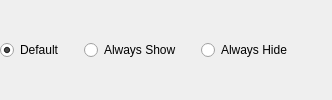
                      <widget class="QWidget" name="dndRdo" native="true">
                       <layout class="QHBoxLayout" name="horizontalLayout_32">
                        <property name="spacing">
                         <number>20</number>
                        </property>
                        <property name="leftMargin">
                         <number>0</number>
                        </property>
                        <property name="topMargin">
                         <number>0</number>
                        </property>
                        <property name="rightMargin">
                         <number>0</number>
                        </property>
                        <property name="bottomMargin">
                         <number>0</number>
                        </property>
                        <item>
                         <widget class="QRadioButton" name="dndDefaultRdo">
                          <property name="text">
                           <string>Default</string>
                          </property>
                          <property name="checked">
                           <bool>true</bool>
                          </property>
                         </widget>
                        </item>
                        <item>
                         <widget class="QRadioButton" name="dndShowRdo">
                          <property name="text">
                           <string>Always Show</string>
                          </property>
                         </widget>
                        </item>
                        <item>
                         <widget class="QRadioButton" name="dndHideRdo">
                          <property name="text">
                           <string>Always Hide</string>
                          </property>
                         </widget>
                        </item>
                        <item>
                         <spacer name="horizontalSpacer_20">
                          <property name="orientation">
                           <enum>Qt::Horizontal</enum>
                          </property>
                          <property name="sizeHint" stdset="0">
                           <size>
                            <width>40</width>
                            <height>20</height>
                           </size>
                          </property>
                         </spacer>
                        </item>
                       </layout>
                      </widget>
